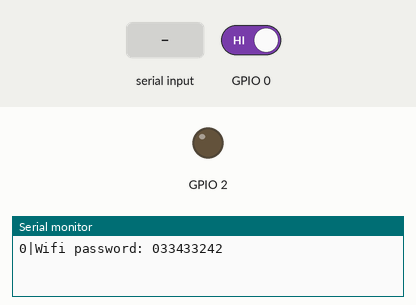
Bench run of a sketch on a simulated ESP8266 (NodeMCU). Parts: output pins drawn as LEDs (lit = HIGH), the last lines printed to the serial monitor. The test bench sets the inputs (shaded band); at power-on: GPIO 0 HIGH.

Above: at 1.3 s.
1.4 s: GPIO 0 driven LOW
At 2.4 s:
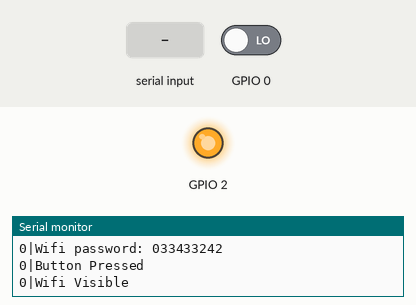
2.9 s: "start\n" received over Serial
4.4 s: "stop\n" received over Serial
5.9 s: "clientlist\n" received over Serial
Timing chart, 0 to 8.4 s (numbered marks = the images above; inputs shaded):
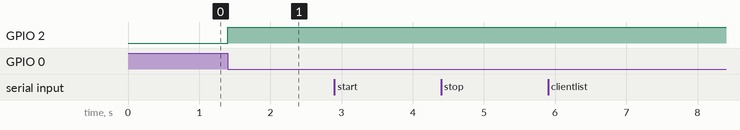

Measured:
- after the input at 1.4 s, GPIO 2: LOW → HIGH at once

The sketch:

ControllerBaseStation.ino
```cpp
extern "C" {
  #define LWIP_OPEN_SRC
  #include "user_interface.h"
}
#include <Wire.h>
#include <ESP8266WiFi.h>
#include <WiFiUdp.h>

#define MAX_CLIENTS 4

String WifiSSIDPrefix = "CrystalPoint";
char WifiPassword[10];
char WifiSSID[17];

struct controllerInformation{
  IPAddress ipaddr;
  u_long lastPackage;
};

controllerInformation ConnectionList[MAX_CLIENTS];
u_long lastDisconnectionCheck = 0;

//Serial buffer string
String serialInput = "";
boolean serialDataReady = false;

//UDP server (receiving) setup
unsigned int udpPort = 2730;
char packetBuffer[50]; //udp package buffer
WiFiUDP Udp;
boolean started = false;

void setup(void){
  Serial.begin(115200);
  Serial.println();

  //LED
  pinMode(2,OUTPUT);
  digitalWrite(2,LOW);

  //BUTTON
  pinMode(0,INPUT);

  Udp.begin(udpPort);

  delay(100);
  setupWifi();

  serialInput.reserve(200);
}

int SSIDVisibleTimeout = 0;
char SSIDVisible = 0;

void loop(void){
  int noBytes = Udp.parsePacket();
  if ( noBytes ) {
    Udp.read(packetBuffer,noBytes);
    if(started){
      Serial.printf("1|%d|", getControllerId(Udp.remoteIP()));
      for (int i=1;i<=noBytes;i++){
        Serial.printf("%c", packetBuffer[i-1]);
      }
      Serial.println();
    }else{
      getControllerId(Udp.remoteIP());
    }
  }

  if (serialDataReady) {
    Serial.println("0|" + serialInput);
    if(serialInput == "start"){
      started = true;
    }else if(serialInput == "stop"){
      started = false;
    }else if(serialInput == "clientlist"){
      getControllerList();
    }else if(serialInput[0] == '1' && serialInput.length() == 14){ //Rumble
      char controllerId = atoi(&serialInput[2]);
      if(isControllerConnected(controllerId) == 1){
        Serial.println("0|Controller connected, rumble sended");
          serialInput.toCharArray(packetBuffer, 50);
          Udp.beginPacket(ConnectionList[controllerId].ipaddr, udpPort);
          Udp.write(packetBuffer);
          Udp.endPacket();
      }else{
        Serial.println("0|Controller not connected");
      }
    }
    serialInput = "";
    serialDataReady = false;
  }
  if (Serial.available()) serialEvent();

  if(SSIDVisible == 1 && (SSIDVisibleTimeout + 30000) < millis())
  {
    SSIDVisibleTimeout = 0;
    ToggleWifiVisibility(0);
  }

  if(digitalRead(0) == 0 && SSIDVisible == 0)
  {
    Serial.println("0|Button Pressed");
    SSIDVisibleTimeout = millis();
    ToggleWifiVisibility(1);
  }

  if(millis() - lastDisconnectionCheck > 10000){
    checkControllerDisconnect();
  }

}

void serialEvent() {
  while (Serial.available()) {
    // get the new byte:
    char inChar = (char)Serial.read();
    if (inChar == '\n' || inChar == '\r') {
      serialDataReady = true;
    }else{
      serialInput += inChar;
    }
  }
}

void ToggleWifiVisibility(char v)
{
  if(v == 1){
    SSIDVisible = 1;
    WiFi.softAP(WifiSSID, WifiPassword, 6, 0);
    digitalWrite(2, HIGH);
    Serial.println("0|Wifi Visible");
  }else if(v == 0){
    SSIDVisible = 0;
    WiFi.softAP(WifiSSID, WifiPassword, 6, 1);
    digitalWrite(2, LOW);
    Serial.println("0|Wifi Hidden");
  }
}

char getControllerId(IPAddress ipaddr){
  for(char i=0; i < MAX_CLIENTS; i++){
    if(ConnectionList[i].ipaddr == ipaddr){ //Yay, controller found. Return the id.
      ConnectionList[i].lastPackage = millis();
      return i;
    }
  }
  //We didn't found the controller, so add it and return a new id.
  for(char i=0; i < MAX_CLIENTS; i++){
    if(ConnectionList[i].ipaddr == INADDR_NONE){
      ConnectionList[i].ipaddr = ipaddr;
      ConnectionList[i].lastPackage = millis();
      Serial.printf("2|connected|%d\n\r", i);
      return i;
    }
  }
  //No room for new controllers.
  return -1;
}

void checkControllerDisconnect(){
  for(char i=0; i < MAX_CLIENTS; i++){
    if(ConnectionList[i].ipaddr != INADDR_NONE && millis() - ConnectionList[i].lastPackage > 10000){  //Controller didn't send any messages last 10 seconds, disconnected.
      ConnectionList[i].ipaddr = INADDR_NONE;
      Serial.printf("2|disconnected|%d\n\r", i);
    }
  }
}

char isControllerConnected(char id){
  if(id <= MAX_CLIENTS && id >= 0 && ConnectionList[id].ipaddr != INADDR_NONE ){
      return 1;
  }
  return 0;
}

void setupWifi(void){
  WiFi.disconnect(true);
  WiFi.mode(WIFI_AP);

  generateWiFiSSID();
  generateWiFiPassword();

  WiFi.softAP(WifiSSID, WifiPassword, 6, 1);
}

void generateWiFiSSID()
{
  //Last 4 digits mac adress
  uint8_t mac[WL_MAC_ADDR_LENGTH];
  WiFi.softAPmacAddress(mac);
  String macID = String(mac[WL_MAC_ADDR_LENGTH - 2], HEX) +
                 String(mac[WL_MAC_ADDR_LENGTH - 1], HEX);
  macID.toUpperCase();
  WifiSSIDPrefix += macID;

  memset(WifiSSID, 0, WifiSSIDPrefix.length() + 1);

  for (int i=0; i<WifiSSIDPrefix.length(); i++)
    WifiSSID[i] = WifiSSIDPrefix.charAt(i);
}

void generateWiFiPassword()
{
  String WifiStringPassword;
  for(char i=0; i < 17; i++){
      String s = String(WifiSSID[i], HEX);
      WifiStringPassword = s + WifiStringPassword;
  }
  for (int i=0; i < 10; i++)
    WifiPassword[i] = WifiStringPassword.charAt(i);
  WifiPassword[9] = '\0';
  Serial.print("0|Wifi password: ");
  Serial.println(WifiPassword);
}


//Serial commands

void getControllerList(){
  Serial.printf("3|");
  for(char i=0; i < MAX_CLIENTS; i++){
    if(ConnectionList[i].ipaddr != INADDR_NONE){
      Serial.printf("%d|", i);
    }
  }
  Serial.println();
}
```
